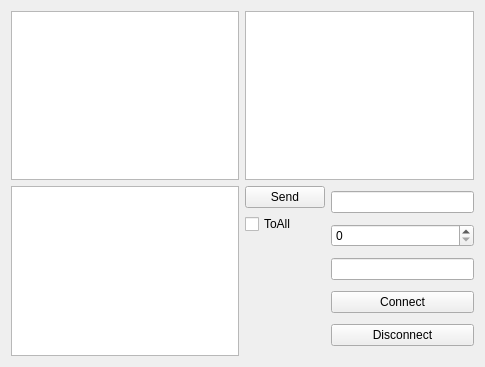
<?xml version="1.0" encoding="UTF-8"?>
<ui version="4.0">
 <class>MainWindow</class>
 <widget class="QMainWindow" name="MainWindow">
  <property name="geometry">
   <rect>
    <x>0</x>
    <y>0</y>
    <width>485</width>
    <height>367</height>
   </rect>
  </property>
  <property name="windowTitle">
   <string>MainWindow</string>
  </property>
  <widget class="QWidget" name="centralWidget">
   <layout class="QGridLayout" name="gridLayout">
    <item row="0" column="1">
     <widget class="QTextBrowser" name="messagesLog"/>
    </item>
    <item row="1" column="0">
     <widget class="QTextBrowser" name="inputBox"/>
    </item>
    <item row="0" column="0">
     <widget class="QTextBrowser" name="logBrowser"/>
    </item>
    <item row="1" column="1">
     <layout class="QHBoxLayout" name="horizontalLayout">
      <item>
       <layout class="QVBoxLayout" name="verticalLayout">
        <item>
         <widget class="QPushButton" name="sendButton">
          <property name="text">
           <string>Send</string>
          </property>
         </widget>
        </item>
        <item>
         <widget class="QCheckBox" name="toAllButton">
          <property name="text">
           <string>ToAll</string>
          </property>
         </widget>
        </item>
        <item>
         <spacer name="verticalSpacer">
          <property name="orientation">
           <enum>Qt::Vertical</enum>
          </property>
          <property name="sizeHint" stdset="0">
           <size>
            <width>20</width>
            <height>40</height>
           </size>
          </property>
         </spacer>
        </item>
       </layout>
      </item>
      <item>
       <layout class="QVBoxLayout" name="verticalLayout_2">
        <item>
         <widget class="QLineEdit" name="ipEdit"/>
        </item>
        <item>
         <widget class="QSpinBox" name="portInput"/>
        </item>
        <item>
         <widget class="QLineEdit" name="nameEdit"/>
        </item>
        <item>
         <widget class="QPushButton" name="connectButton">
          <property name="text">
           <string>Connect</string>
          </property>
         </widget>
        </item>
        <item>
         <widget class="QPushButton" name="disConnectButton">
          <property name="text">
           <string>Disconnect</string>
          </property>
         </widget>
        </item>
       </layout>
      </item>
     </layout>
    </item>
   </layout>
  </widget>
 </widget>
 <layoutdefault spacing="6" margin="11"/>
 <resources/>
 <connections/>
</ui>
